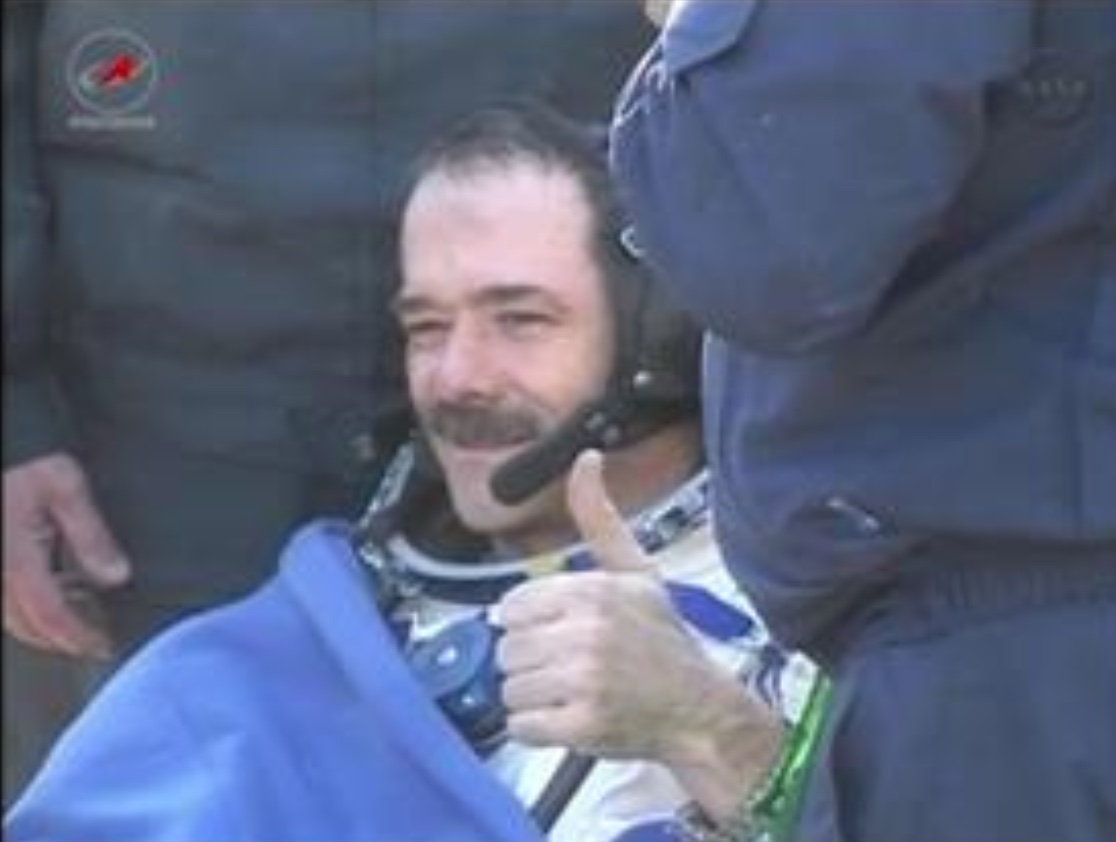
%> input picture 2036_Sample.jpg, 1116 x 842 px
$ octave oogmain.m   (GNU Octave 9; MATLAB toolbox functions it lacks are replaced by stand-ins)
%> lines starting %> are read from the running program, lines starting %| are printed output that depends on the picture; in (x1, y1, x2, y2) boxes, pixels count from 0 and x2, y2 are one past the last pixel; in counts of white or black regions, pixels touching at a corner belong together; the program's own positions count from 1
### funcShift.m
function [matrix_shift] = funcShift(matrix_data,r)
%ShiftFunc shifts a matrix by a certain bit
[m,n] = size(matrix_data);        %Input is ladfield image
%r is no longer magic
E = eye(m);
T = zeros(m);
% fill in the first r rows of T with the last r rows of E
T(1:r,:) = E(m-(r-1):m,:);
% fill in the rest of T with the first part of E
T(r+1:m,:) = E(1:m-r,:);
matrix_shift = T*matrix_data;

### oogmain.m
clear;
close all;

% -- Matlab for 2036 P2. IMAGE OPS. --

%Read in file  (8-bit int)
ladfield_Image = imread('2036_Sample.jpg');
%> ladfield_Image is the input picture: size 842x1116x3 uint8; mean R, G, B 92.5, 101.3, 125.9

%Modify File (axbx3 double matrix)
ladfield_Double = double(ladfield_Image);
ladfield_Grey = zeros(size(ladfield_Double));

for i = 1:3 %Fiddling About - Setting up Greyscale of Hadfield
ladfield_Grey = ladfield_Grey(:,:,1) + (ladfield_Double(:,:,i));
end
%> this loop made 3 passes
%> pass 1, `ladfield_Grey = ladfield_Grey(:,:,1) + (ladfield_Double(:,:,i));`:
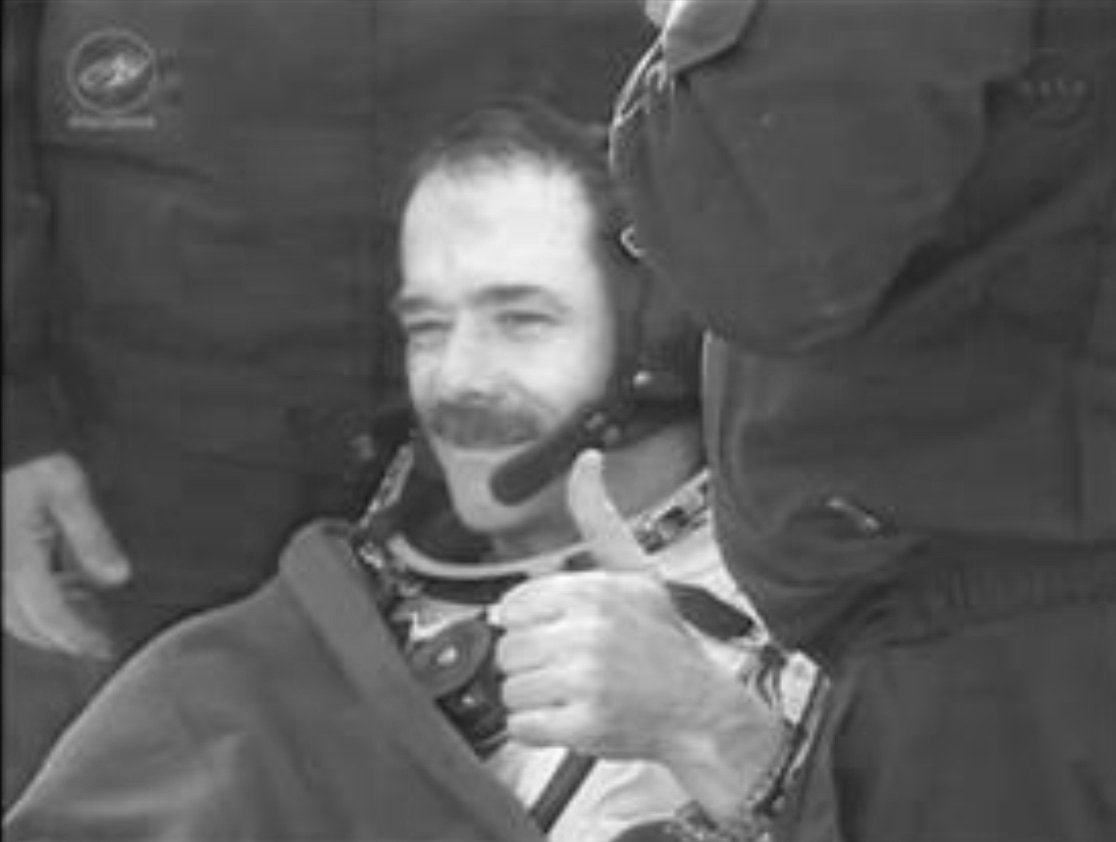
%> ladfield_Grey: size 842x1116 double; min 9, max 254, mean 92.5

%% Image Modification
%Shifting the Image (Calling funcShift)
rows = 500;
ladfield_shift = funcShift(ladfield_Grey,rows);
%> in funcShift, `T(1:r,:) = E(m-(r-1):m,:);`:
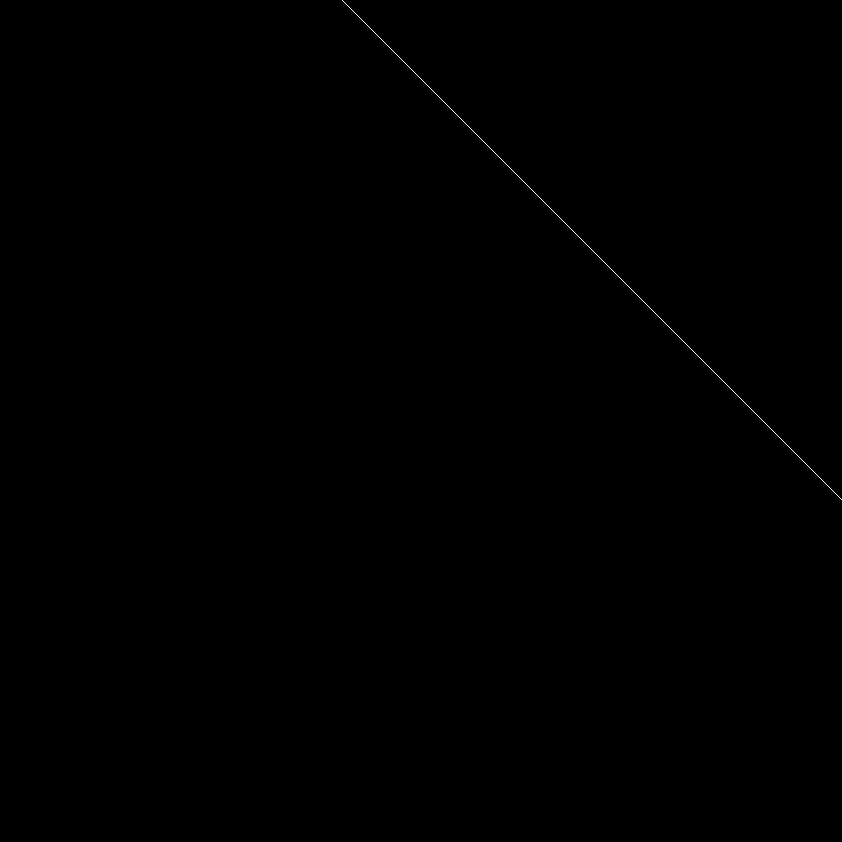
%> T: size 842x842 double; values 0 (black) and 1 (white), 0.07% white in thin lines or dots, all inside (x1, y1, x2, y2) = (342, 0, 842, 500)
%> in funcShift, `T(r+1:m,:) = E(1:m-r,:);`:
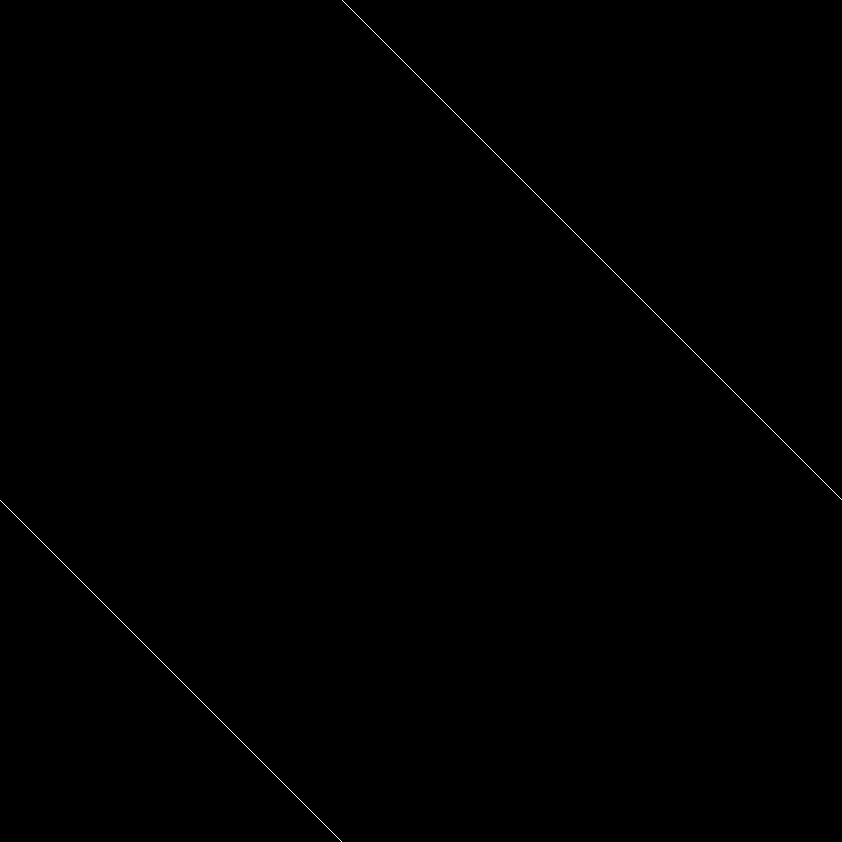
%> T: size 842x842 double; values 0 (black) and 1 (white), 0.12% white in thin lines or dots
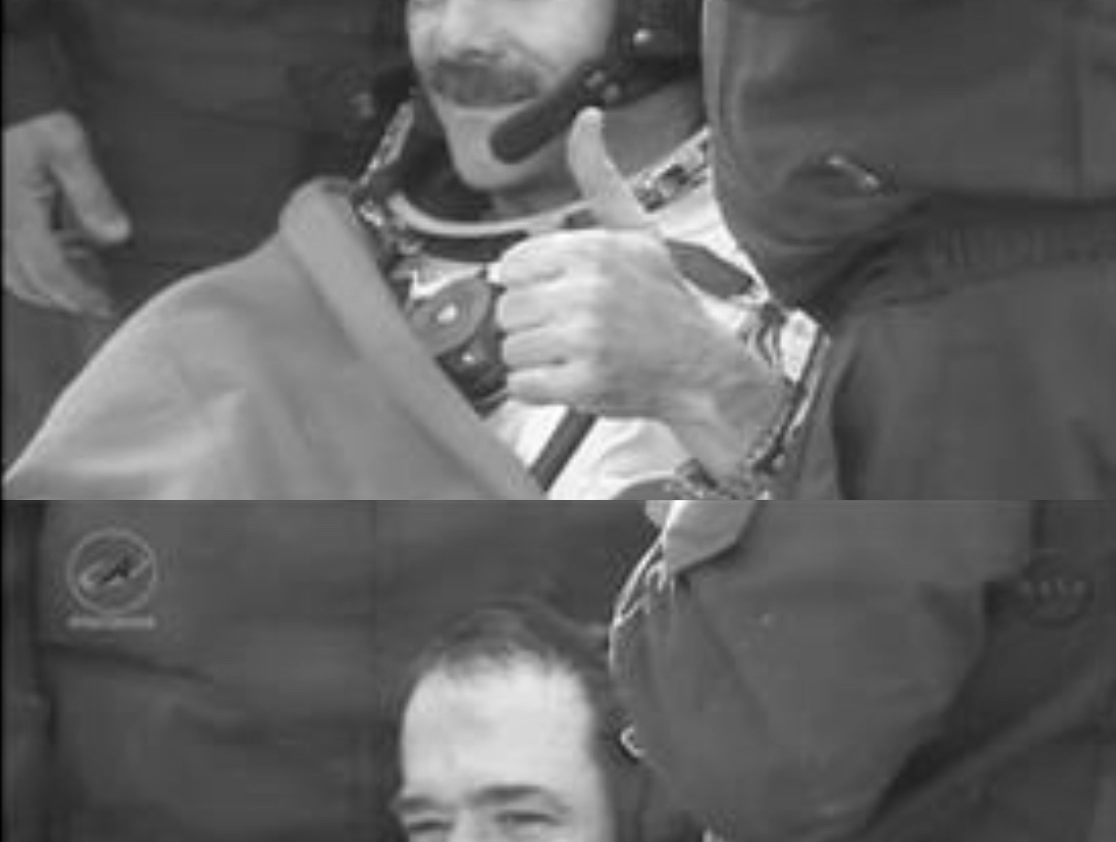
%> ladfield_shift: size 842x1116 double; min 35, max 761, mean 319.6; mean of the top-left, top-right, bottom-left and bottom-right quarters 339.6, 321, 326.3, 291.6; drawn with min black and max white


%% Output Files (converted back to 8-bit integer array)
imwrite(uint8(ladfield_shift),'2036_Modified.jpg');
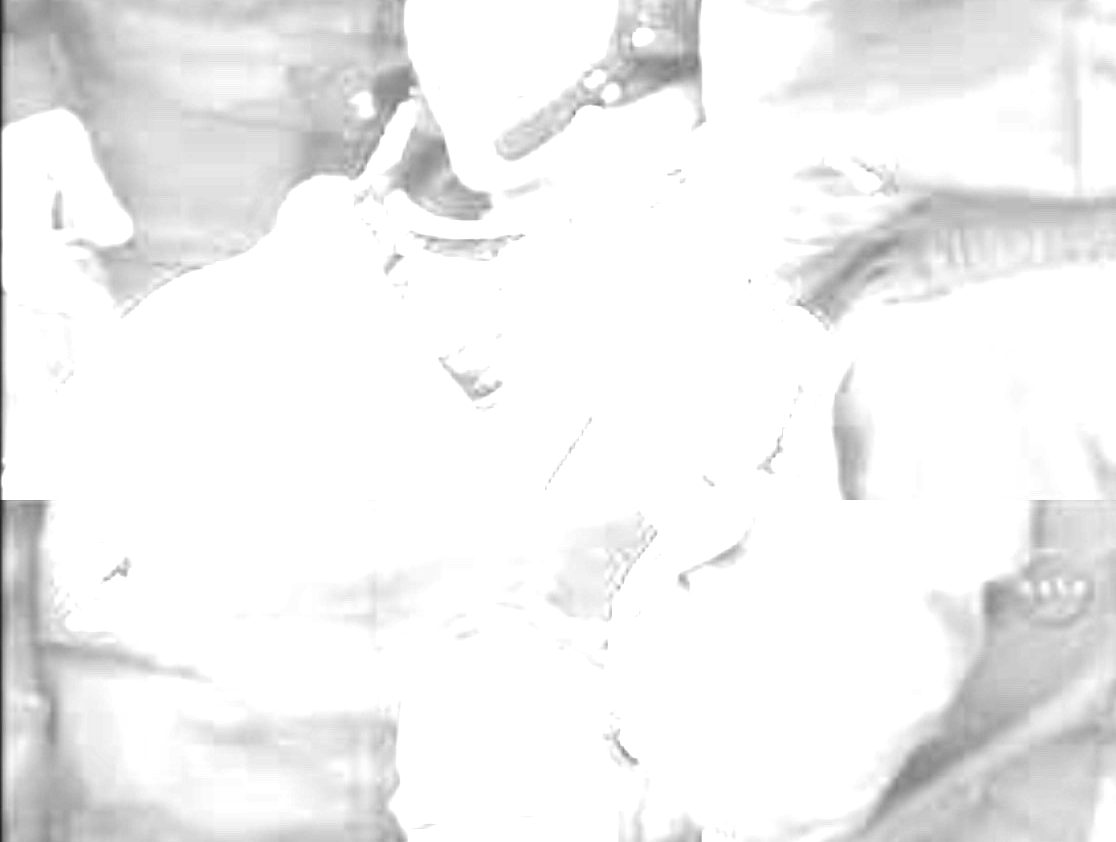
%> saved as 2036_Modified.jpg: size 842x1116 uint8; min 35, max 255, mean 240.7


%% ALL OF THE FIGURES GO HERE
f1 = figure();
imagesc(ladfield_Grey)
colormap('gray')

f2 = figure();
imagesc(ladfield_shift)
colormap('gray')
